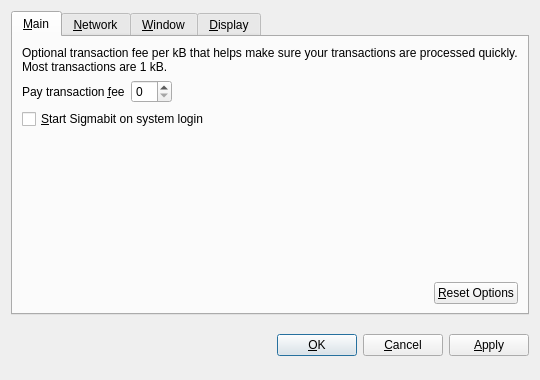
<?xml version="1.0" encoding="UTF-8"?>
<ui version="4.0">
 <class>OptionsDialog</class>
 <widget class="QDialog" name="OptionsDialog">
  <property name="geometry">
   <rect>
    <x>0</x>
    <y>0</y>
    <width>540</width>
    <height>380</height>
   </rect>
  </property>
  <property name="windowTitle">
   <string>Options</string>
  </property>
  <property name="modal">
   <bool>true</bool>
  </property>
  <layout class="QVBoxLayout" name="verticalLayout">
   <item>
    <widget class="QTabWidget" name="tabWidget">
     <property name="tabPosition">
      <enum>QTabWidget::North</enum>
     </property>
     <property name="currentIndex">
      <number>0</number>
     </property>
     <widget class="QWidget" name="tabMain">
      <attribute name="title">
       <string>&amp;Main</string>
      </attribute>
      <layout class="QVBoxLayout" name="verticalLayout_Main">
       <item>
        <widget class="QLabel" name="transactionFeeInfoLabel">
         <property name="text">
          <string>Optional transaction fee per kB that helps make sure your transactions are processed quickly. Most transactions are 1 kB.</string>
         </property>
         <property name="textFormat">
          <enum>Qt::PlainText</enum>
         </property>
         <property name="wordWrap">
          <bool>true</bool>
         </property>
        </widget>
       </item>
       <item>
        <layout class="QHBoxLayout" name="horizontalLayout_1_Main">
         <item>
          <widget class="QLabel" name="transactionFeeLabel">
           <property name="text">
            <string>Pay transaction &amp;fee</string>
           </property>
           <property name="textFormat">
            <enum>Qt::PlainText</enum>
           </property>
           <property name="buddy">
            <cstring>transactionFee</cstring>
           </property>
          </widget>
         </item>
         <item>
          <widget class="BitcoinAmountField" name="transactionFee"/>
         </item>
         <item>
          <spacer name="horizontalSpacer_1_Main">
           <property name="orientation">
            <enum>Qt::Horizontal</enum>
           </property>
           <property name="sizeHint" stdset="0">
            <size>
             <width>40</width>
             <height>20</height>
            </size>
           </property>
          </spacer>
         </item>
        </layout>
       </item>
       <item>
        <widget class="QCheckBox" name="bitcoinAtStartup">
         <property name="toolTip">
          <string>Automatically start Sigmabit after logging in to the system.</string>
         </property>
         <property name="text">
          <string>&amp;Start Sigmabit on system login</string>
         </property>
        </widget>
       </item>
       <item>
        <spacer name="verticalSpacer_Main">
         <property name="orientation">
          <enum>Qt::Vertical</enum>
         </property>
         <property name="sizeHint" stdset="0">
          <size>
           <width>20</width>
           <height>40</height>
          </size>
         </property>
        </spacer>
       </item>
       <item>
        <layout class="QHBoxLayout" name="horizontalLayout_2_Main">
         <item>
          <spacer name="horizontalSpacer_2_Main">
           <property name="orientation">
            <enum>Qt::Horizontal</enum>
           </property>
           <property name="sizeHint" stdset="0">
            <size>
             <width>40</width>
             <height>20</height>
            </size>
           </property>
          </spacer>
         </item>
         <item>
          <widget class="QPushButton" name="resetButton">
           <property name="toolTip">
            <string>Reset all client options to default.</string>
           </property>
           <property name="text">
            <string>&amp;Reset Options</string>
           </property>
           <property name="autoDefault">
            <bool>false</bool>
           </property>
          </widget>
         </item>
        </layout>
       </item>
      </layout>
     </widget>
     <widget class="QWidget" name="tabNetwork">
      <attribute name="title">
       <string>&amp;Network</string>
      </attribute>
      <layout class="QVBoxLayout" name="verticalLayout_Network">
       <item>
        <widget class="QCheckBox" name="mapPortUpnp">
         <property name="toolTip">
          <string>Automatically open the Sigmabit client port on the router. This only works when your router supports UPnP and it is enabled.</string>
         </property>
         <property name="text">
          <string>Map port using &amp;UPnP</string>
         </property>
        </widget>
       </item>
       <item>
        <widget class="QCheckBox" name="connectSocks">
         <property name="toolTip">
          <string>Connect to the Sigmabit network through a SOCKS proxy (e.g. when connecting through Tor).</string>
         </property>
         <property name="text">
          <string>&amp;Connect through SOCKS proxy:</string>
         </property>
        </widget>
       </item>
       <item>
        <layout class="QHBoxLayout" name="horizontalLayout_Network">
         <item>
          <widget class="QLabel" name="proxyIpLabel">
           <property name="text">
            <string>Proxy &amp;IP:</string>
           </property>
           <property name="textFormat">
            <enum>Qt::PlainText</enum>
           </property>
           <property name="buddy">
            <cstring>proxyIp</cstring>
           </property>
          </widget>
         </item>
         <item>
          <widget class="QValidatedLineEdit" name="proxyIp">
           <property name="maximumSize">
            <size>
             <width>140</width>
             <height>16777215</height>
            </size>
           </property>
           <property name="toolTip">
            <string>IP address of the proxy (e.g. 127.0.0.1)</string>
           </property>
          </widget>
         </item>
         <item>
          <widget class="QLabel" name="proxyPortLabel">
           <property name="text">
            <string>&amp;Port:</string>
           </property>
           <property name="textFormat">
            <enum>Qt::PlainText</enum>
           </property>
           <property name="buddy">
            <cstring>proxyPort</cstring>
           </property>
          </widget>
         </item>
         <item>
          <widget class="QLineEdit" name="proxyPort">
           <property name="maximumSize">
            <size>
             <width>55</width>
             <height>16777215</height>
            </size>
           </property>
           <property name="toolTip">
            <string>Port of the proxy (e.g. 9050)</string>
           </property>
          </widget>
         </item>
         <item>
          <widget class="QLabel" name="socksVersionLabel">
           <property name="text">
            <string>SOCKS &amp;Version:</string>
           </property>
           <property name="textFormat">
            <enum>Qt::PlainText</enum>
           </property>
           <property name="buddy">
            <cstring>socksVersion</cstring>
           </property>
          </widget>
         </item>
         <item>
          <widget class="QValueComboBox" name="socksVersion">
           <property name="toolTip">
            <string>SOCKS version of the proxy (e.g. 5)</string>
           </property>
          </widget>
         </item>
         <item>
          <spacer name="horizontalSpacer_Network">
           <property name="orientation">
            <enum>Qt::Horizontal</enum>
           </property>
           <property name="sizeHint" stdset="0">
            <size>
             <width>40</width>
             <height>20</height>
            </size>
           </property>
          </spacer>
         </item>
        </layout>
       </item>
       <item>
        <spacer name="verticalSpacer_Network">
         <property name="orientation">
          <enum>Qt::Vertical</enum>
         </property>
         <property name="sizeHint" stdset="0">
          <size>
           <width>20</width>
           <height>40</height>
          </size>
         </property>
        </spacer>
       </item>
      </layout>
     </widget>
     <widget class="QWidget" name="tabWindow">
      <attribute name="title">
       <string>&amp;Window</string>
      </attribute>
      <layout class="QVBoxLayout" name="verticalLayout_Window">
       <item>
        <widget class="QCheckBox" name="minimizeToTray">
         <property name="toolTip">
          <string>Show only a tray icon after minimizing the window.</string>
         </property>
         <property name="text">
          <string>&amp;Minimize to the tray instead of the taskbar</string>
         </property>
        </widget>
       </item>
       <item>
        <widget class="QCheckBox" name="minimizeOnClose">
         <property name="toolTip">
          <string>Minimize instead of exit the application when the window is closed. When this option is enabled, the application will be closed only after selecting Quit in the menu.</string>
         </property>
         <property name="text">
          <string>M&amp;inimize on close</string>
         </property>
        </widget>
       </item>
       <item>
        <spacer name="verticalSpacer_Window">
         <property name="orientation">
          <enum>Qt::Vertical</enum>
         </property>
         <property name="sizeHint" stdset="0">
          <size>
           <width>20</width>
           <height>40</height>
          </size>
         </property>
        </spacer>
       </item>
      </layout>
     </widget>
     <widget class="QWidget" name="tabDisplay">
      <attribute name="title">
       <string>&amp;Display</string>
      </attribute>
      <layout class="QVBoxLayout" name="verticalLayout_Display">
       <item>
        <layout class="QHBoxLayout" name="horizontalLayout_1_Display">
         <item>
          <widget class="QLabel" name="langLabel">
           <property name="text">
            <string>User Interface &amp;language:</string>
           </property>
           <property name="textFormat">
            <enum>Qt::PlainText</enum>
           </property>
           <property name="buddy">
            <cstring>lang</cstring>
           </property>
          </widget>
         </item>
         <item>
          <widget class="QValueComboBox" name="lang">
           <property name="toolTip">
            <string>The user interface language can be set here. This setting will take effect after restarting Sigmabit.</string>
           </property>
          </widget>
         </item>
        </layout>
       </item>
       <item>
        <layout class="QHBoxLayout" name="horizontalLayout_2_Display">
         <item>
          <widget class="QLabel" name="unitLabel">
           <property name="text">
            <string>&amp;Unit to show amounts in:</string>
           </property>
           <property name="textFormat">
            <enum>Qt::PlainText</enum>
           </property>
           <property name="buddy">
            <cstring>unit</cstring>
           </property>
          </widget>
         </item>
         <item>
          <widget class="QValueComboBox" name="unit">
           <property name="toolTip">
            <string>Choose the default subdivision unit to show in the interface and when sending coins.</string>
           </property>
          </widget>
         </item>
        </layout>
       </item>
       <item>
        <widget class="QCheckBox" name="displayAddresses">
         <property name="toolTip">
          <string>Whether to show Sigmabit addresses in the transaction list or not.</string>
         </property>
         <property name="text">
          <string>&amp;Display addresses in transaction list</string>
         </property>
        </widget>
       </item>
       <item>
        <spacer name="verticalSpacer_Display">
         <property name="orientation">
          <enum>Qt::Vertical</enum>
         </property>
         <property name="sizeHint" stdset="0">
          <size>
           <width>20</width>
           <height>40</height>
          </size>
         </property>
        </spacer>
       </item>
      </layout>
     </widget>
    </widget>
   </item>
   <item>
    <layout class="QHBoxLayout" name="horizontalLayout_Buttons">
     <item>
      <spacer name="horizontalSpacer_1">
       <property name="orientation">
        <enum>Qt::Horizontal</enum>
       </property>
       <property name="sizeHint" stdset="0">
        <size>
         <width>40</width>
         <height>48</height>
        </size>
       </property>
      </spacer>
     </item>
     <item>
      <widget class="QLabel" name="statusLabel">
       <property name="font">
        <font>
         <weight>75</weight>
         <bold>true</bold>
        </font>
       </property>
       <property name="text">
        <string/>
       </property>
       <property name="textFormat">
        <enum>Qt::PlainText</enum>
       </property>
       <property name="wordWrap">
        <bool>true</bool>
       </property>
      </widget>
     </item>
     <item>
      <spacer name="horizontalSpacer_2">
       <property name="orientation">
        <enum>Qt::Horizontal</enum>
       </property>
       <property name="sizeHint" stdset="0">
        <size>
         <width>40</width>
         <height>48</height>
        </size>
       </property>
      </spacer>
     </item>
     <item>
      <widget class="QPushButton" name="okButton">
       <property name="text">
        <string>&amp;OK</string>
       </property>
      </widget>
     </item>
     <item>
      <widget class="QPushButton" name="cancelButton">
       <property name="text">
        <string>&amp;Cancel</string>
       </property>
       <property name="autoDefault">
        <bool>false</bool>
       </property>
      </widget>
     </item>
     <item>
      <widget class="QPushButton" name="applyButton">
       <property name="text">
        <string>&amp;Apply</string>
       </property>
       <property name="autoDefault">
        <bool>false</bool>
       </property>
      </widget>
     </item>
    </layout>
   </item>
  </layout>
 </widget>
 <customwidgets>
  <customwidget>
   <class>BitcoinAmountField</class>
   <extends>QSpinBox</extends>
   <header>bitcoinamountfield.h</header>
  </customwidget>
  <customwidget>
   <class>QValueComboBox</class>
   <extends>QComboBox</extends>
   <header>qvaluecombobox.h</header>
  </customwidget>
  <customwidget>
   <class>QValidatedLineEdit</class>
   <extends>QLineEdit</extends>
   <header>qvalidatedlineedit.h</header>
  </customwidget>
 </customwidgets>
 <resources/>
 <connections/>
</ui>
